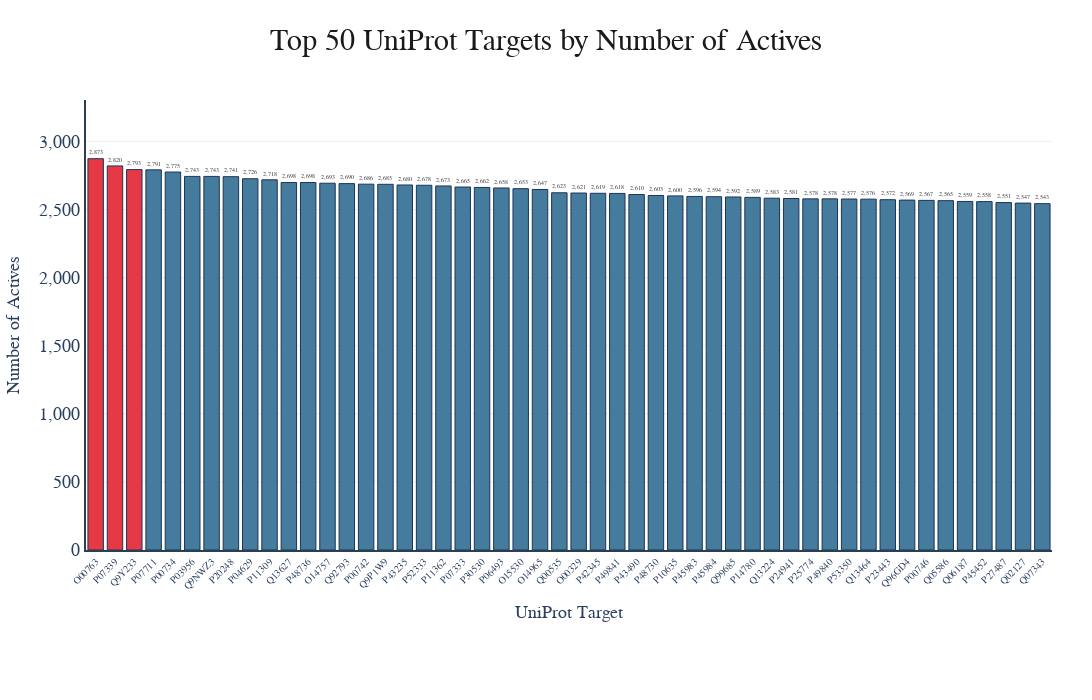

This figure's notebook cell:
### Markdown cell above
## Figure 5: Top 50 UniProt Targets by Number of Actives

A more readable version showing only the top 50 targets with labels.

### Code cell
# Top 50 UniProt targets - with visible labels
top_n = 50
top_df = sorted_df.head(top_n)

# Create colors: highlight top 3 targets
colors_top = ['#E63946'] * 3 + ['#457B9D'] * (top_n - 3)

fig_top = go.Figure()

fig_top.add_trace(go.Bar(
    x=top_df['uniprot_id'],
    y=top_df['n_actives'],
    marker=dict(
        color=colors_top,
        line=dict(color='#1D3557', width=1),
    ),
    text=[f'{v:,}' for v in top_df['n_actives']],
    textposition='outside',
    textfont=dict(size=15, family='Arial', color='#333'),
    hovertemplate='<b>%{x}</b><br>Actives: %{y:,}<extra></extra>',
))

fig_top.update_layout(
    title=dict(
        text=f'Top {top_n} UniProt Targets by Number of Actives',
        font=dict(size=30, family='Arial', color='#1a1a1a'),
        x=0.5,
        xanchor='center',
    ),
    xaxis=dict(
        title=dict(text='UniProt Target', font=dict(size=18, family='Arial')),
        tickfont=dict(size=10, family='Arial'),
        tickangle=-45,
        showgrid=False,
        linecolor='#2C3E50',
        linewidth=2,
    ),
    yaxis=dict(
        title=dict(text='Number of Actives', font=dict(size=18, family='Arial')),
        tickfont=dict(size=18, family='Arial'),
        tickformat=',',
        showgrid=True,
        gridcolor='rgba(200,200,200,0.3)',
        gridwidth=1,
        linecolor='#2C3E50',
        linewidth=2,
    ),
    plot_bgcolor='white',
    paper_bgcolor='white',
    margin=dict(l=80, r=40, t=100, b=150),
    width=1400,
    height=700,
    showlegend=False,
)

# Adjust y-axis to fit text labels
fig_top.update_yaxes(range=[0, top_df['n_actives'].max() * 1.15])

# Save outputs using centralized helper (includes SVG)
out_base = output_dir / f"top_{top_n}_uniprot_actives"
save_plotly_figure(fig_top, out_base, scale=3)

fig_top.show()

# Print top 10 for reference
print(f"\n📊 Top 10 UniProt Targets:")
print("-" * 40)
for i, (_, row) in enumerate(top_df.head(10).iterrows(), 1):
    print(f"  {i:2}. {row['uniprot_id']:12} : {row['n_actives']:,} actives")

### Figure 1 — Plotly figure (JSON) as saved in the notebook; plotly's stock layout.template omitted (floating-point values rounded to 4 significant figures)
{"data": [{"hovertemplate": "<b>%{x}</b><br>Actives: %{y:,}<extra></extra>", "marker": {"color": ["#E63946", "#E63946", "#E63946", "#457B9D", "#457B9D", "#457B9D", "#457B9D", "#457B9D", "#457B9D", "#457B9D", "#457B9D", "#457B9D", "#457B9D", "#457B9D", "#457B9D", "#457B9D", "#457B9D", "#457B9D", "#457B9D", "#457B9D", "#457B9D", "#457B9D", "#457B9D", "#457B9D", "#457B9D", "#457B9D", "#457B9D", "#457B9D", "#457B9D", "#457B9D", "#457B9D", "#457B9D", "#457B9D", "#457B9D", "#457B9D", "#457B9D", "#457B9D", "#457B9D", "#457B9D", "#457B9D", "#457B9D", "#457B9D", "#457B9D", "#457B9D", "#457B9D", "#457B9D", "#457B9D", "#457B9D", "#457B9D", "#457B9D"], "line": {"color": "#1D3557", "width": 1}}, "text": ["2,873", "2,820", "2,793", "2,791", "2,775", "2,743", "2,743", "2,741", "2,726", "2,718", "2,698", "2,698", "2,693", "2,690", "2,686", "2,685", "2,680", "2,678", "2,673", "2,665", "2,662", "2,658", "2,653", "2,647", "2,623", "2,621", "2,619", "2,618", "2,610", "2,603", "2,600", "2,596", "2,594", "2,592", "2,589", "2,583", "2,581", "2,578", "2,578", "2,577", "2,576", "2,572", "2,569", "2,567", "2,565", "2,559", "2,558", "2,551", "2,547", "2,543"], "textfont": {"color": "#333", "family": "Arial", "size": 15}, "textposition": "outside", "type": "bar", "x": ["O00763", "P07339", "Q9Y233", "P07711", "P00734", "P03956", "Q9NWZ3", "P20248", "P04629", "P11309", "Q13627", "P48736", "O14757", "Q92793", "P00742", "Q9P1W9", "P43235", "P52333", "P11362", "P07333", "P30530", "P06493", "O15530", "O14965", "Q00535", "O00329", "P42345", "P49841", "P43490", "P48730", "P10635", "P45983", "P45984", "Q99685", "P14780", "Q13224", "P24941", "P25774", "P49840", "P53350", "Q13464", "P23443", "Q96GD4", "P00746", "Q05586", "Q06187", "P45452", "P27487", "Q02127", "Q07343"], "y": [2873, 2820, 2793, 2791, 2775, 2743, 2743, 2741, 2726, 2718, 2698, 2698, 2693, 2690, 2686, 2685, 2680, 2678, 2673, 2665, 2662, 2658, 2653, 2647, 2623, 2621, 2619, 2618, 2610, 2603, 2600, 2596, 2594, 2592, 2589, 2583, 2581, 2578, 2578, 2577, 2576, 2572, 2569, 2567, 2565, 2559, 2558, 2551, 2547, 2543]}], "layout": {"height": 700, "margin": {"b": 150, "l": 80, "r": 40, "t": 100}, "paper_bgcolor": "white", "plot_bgcolor": "white", "showlegend": false, "title": {"font": {"color": "#1a1a1a", "family": "Arial", "size": 30}, "text": "Top 50 UniProt Targets by Number of Actives", "x": 0.5, "xanchor": "center"}, "width": 1400, "xaxis": {"linecolor": "#2C3E50", "linewidth": 2, "showgrid": false, "tickangle": -45, "tickfont": {"family": "Arial", "size": 10}, "title": {"font": {"family": "Arial", "size": 18}, "text": "UniProt Target"}}, "yaxis": {"gridcolor": "rgba(200,200,200,0.3)", "gridwidth": 1, "linecolor": "#2C3E50", "linewidth": 2, "range": [0, 3304.0], "showgrid": true, "tickfont": {"family": "Arial", "size": 18}, "tickformat": ",", "title": {"font": {"family": "Arial", "size": 18}, "text": "Number of Actives"}}}}
